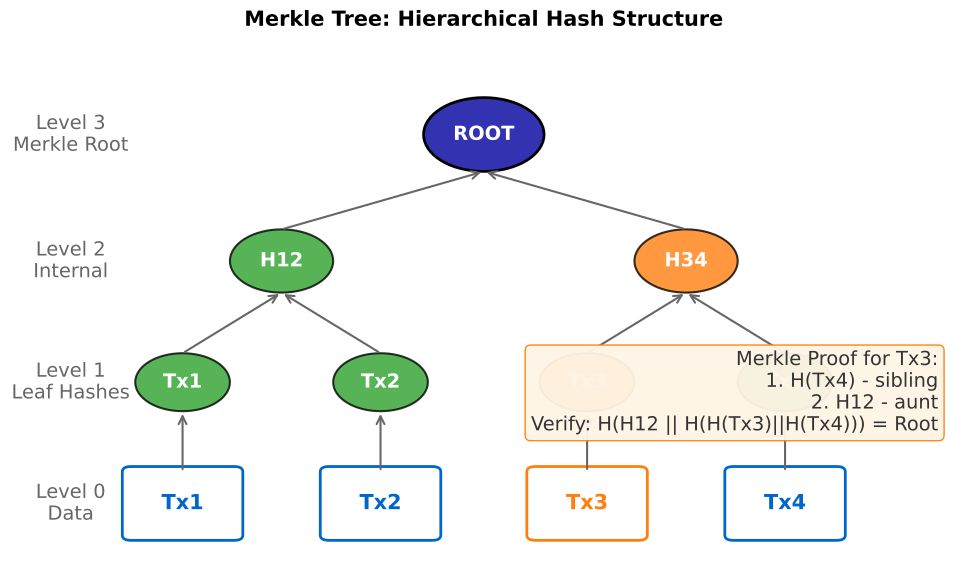

Write the Python code that produced this figure.
"""
Merkle Tree Construction Visualization
Shows how transactions are hashed into a tree structure
"""

import matplotlib.pyplot as plt
import matplotlib.patches as patches
from matplotlib.patches import FancyBboxPatch, Circle
import numpy as np
from pathlib import Path

CHART_METADATA = {
    'title': 'Merkle Tree Construction',
    'url': 'https://github.com/Digital-AI-Finance/Blockchain_Crypto/tree/main/Module_A_Blockchain_Foundations/L03_Hash_Functions/charts/05_merkle_tree'
}

plt.rcParams.update({
    'font.size': 14,
    'axes.labelsize': 14,
    'axes.titlesize': 16,
    'xtick.labelsize': 12,
    'ytick.labelsize': 12,
    'legend.fontsize': 12,
    'figure.figsize': (10, 6),
    'figure.dpi': 150
})

MLPURPLE = '#3333B2'
MLBLUE = '#0066CC'
MLORANGE = '#FF7F0E'
MLGREEN = '#2CA02C'
MLRED = '#D62728'
MLLAVENDER = '#ADADE0'

fig, ax = plt.subplots(figsize=(10, 6))

# Tree structure (bottom to top)
# Level 0: Transactions
# Level 1: Transaction hashes
# Level 2: Paired hashes
# Level 3: Root

# Positions
tx_y = 0.12
h1_y = 0.35
h2_y = 0.58
root_y = 0.82

# Transactions (Level 0)
tx_positions = [0.15, 0.38, 0.62, 0.85]
tx_labels = ['Tx1', 'Tx2', 'Tx3', 'Tx4']
tx_colors = [MLBLUE, MLBLUE, MLORANGE, MLBLUE]  # Tx3 highlighted for proof

for x, label, color in zip(tx_positions, tx_labels, tx_colors):
    box = FancyBboxPatch((x - 0.06, tx_y - 0.06), 0.12, 0.12,
                          boxstyle="round,pad=0.01", facecolor='white',
                          edgecolor=color, linewidth=2)
    ax.add_patch(box)
    ax.text(x, tx_y, label, ha='center', va='center', fontsize=12,
            fontweight='bold', color=color)

# Level 1: Hash of each transaction
h1_positions = [0.15, 0.38, 0.62, 0.85]
h1_labels = ['H(Tx1)', 'H(Tx2)', 'H(Tx3)', 'H(Tx4)']
h1_colors = [MLGREEN, MLGREEN, MLORANGE, MLGREEN]

for x, label, color in zip(h1_positions, h1_labels, h1_colors):
    circle = Circle((x, h1_y), 0.055, facecolor=color, edgecolor='black', linewidth=1.5, alpha=0.8)
    ax.add_patch(circle)
    ax.text(x, h1_y, label.replace('H(', '').replace(')', ''), ha='center', va='center',
            fontsize=9, fontweight='bold', color='white')
    # Arrow from tx to hash
    tx_idx = h1_positions.index(x)
    ax.annotate('', xy=(x, h1_y - 0.055), xytext=(tx_positions[tx_idx], tx_y + 0.06),
                arrowprops=dict(arrowstyle='->', color='#666', lw=1.5))

# Level 2: Paired hashes
h2_positions = [0.265, 0.735]
h2_labels = ['H12', 'H34']
h2_colors = [MLGREEN, MLORANGE]

for i, (x, label, color) in enumerate(zip(h2_positions, h2_labels, h2_colors)):
    circle = Circle((x, h2_y), 0.06, facecolor=color, edgecolor='black', linewidth=1.5, alpha=0.8)
    ax.add_patch(circle)
    ax.text(x, h2_y, label, ha='center', va='center', fontsize=11, fontweight='bold', color='white')

    # Arrows from level 1
    if i == 0:
        sources = [0.15, 0.38]
    else:
        sources = [0.62, 0.85]
    for src_x in sources:
        ax.annotate('', xy=(x, h2_y - 0.06), xytext=(src_x, h1_y + 0.055),
                    arrowprops=dict(arrowstyle='->', color='#666', lw=1.5))

# Root
root_x = 0.5
circle = Circle((root_x, root_y), 0.07, facecolor=MLPURPLE, edgecolor='black', linewidth=2)
ax.add_patch(circle)
ax.text(root_x, root_y, 'ROOT', ha='center', va='center', fontsize=11, fontweight='bold', color='white')

# Arrows to root
for x in h2_positions:
    ax.annotate('', xy=(root_x, root_y - 0.07), xytext=(x, h2_y + 0.06),
                arrowprops=dict(arrowstyle='->', color='#666', lw=1.5))

# Level labels
ax.text(0.02, tx_y, 'Level 0\nData', ha='center', va='center', fontsize=10, color='#666')
ax.text(0.02, h1_y, 'Level 1\nLeaf Hashes', ha='center', va='center', fontsize=10, color='#666')
ax.text(0.02, h2_y, 'Level 2\nInternal', ha='center', va='center', fontsize=10, color='#666')
ax.text(0.02, root_y, 'Level 3\nMerkle Root', ha='center', va='center', fontsize=10, color='#666')

# Merkle proof annotation
proof_text = 'Merkle Proof for Tx3:\n1. H(Tx4) - sibling\n2. H12 - aunt\nVerify: H(H12 || H(H(Tx3)||H(Tx4))) = Root'
props = dict(boxstyle='round,pad=0.3', facecolor='#FFF5E6', edgecolor=MLORANGE, alpha=0.95)
ax.text(0.98, 0.25, proof_text, transform=ax.transAxes, fontsize=10,
        verticalalignment='bottom', horizontalalignment='right', bbox=props, color='#333')

ax.set_xlim(-0.05, 1.05)
ax.set_ylim(0, 1)
ax.axis('off')

plt.title('Merkle Tree: Hierarchical Hash Structure', fontweight='bold', fontsize=15, pad=10)
plt.tight_layout()

output_path = Path(__file__).parent / 'chart.pdf'
plt.savefig(output_path, bbox_inches='tight', dpi=300)
print(f"Chart saved to: {output_path.absolute()}")
plt.close()
